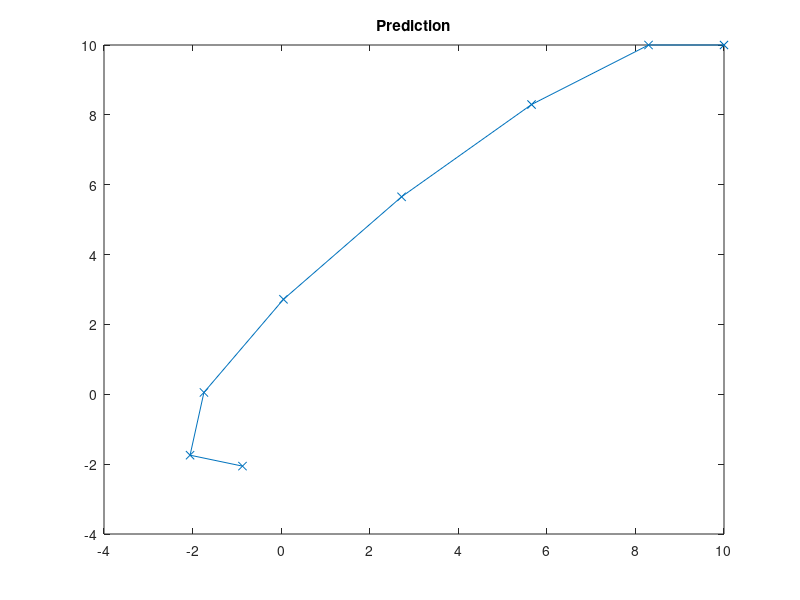

Source code (MATLAB):
%% Ex1

A = [4/3 -2/3 ; 1 0];
B = [1 ;0];
C = [-2/3 1];

Q = C'*C + 0.001*eye(2);

R = 0.001;

%% Ex1.2

N = 7;
x0 = [10;10];

H_old = Q;
K = [];

for i=N:-1:1
    
    K_new = -inv(R + B'*H_old*B)*B'*H_old*A;
    K = [K K_new'];
    K_old = K_new;
    H_new = Q + K_old'*R*K_old + (A+B*K_old)'*H_old*(A+B*K_old);
    H_old = H_new;
    
end

K0 = K_new;
x_old = x0;

x = [x0];

for i=N:-1:1
    
    x_new = A*x_old + B*K0*x_old;
    x = [x x_new];
    x_old = x_new;
end

%% Prediction plot
x_pred = zeros(2,N);
x_pred(:,1) = x0;

for i = 1:length(K)
   x_pred(:,i+1) = A*x_pred(:,i) + B.*K(:,i).*x_pred(:,i);
end

plot(x_pred(1,:), x_pred(2,:),'-x');
title('Prediction')
    
%% Ex3

[K_inf,S,e] = dlqr(A,B,Q,R);
cost = 0;
x = x0;
K_cost = -K_inf;

for i = 1:1000

    cost = cost + x'*Q*x + x'*K_cost'*R*K_cost*x;
    
    x = A*x + B*K_cost*x;
    
end

